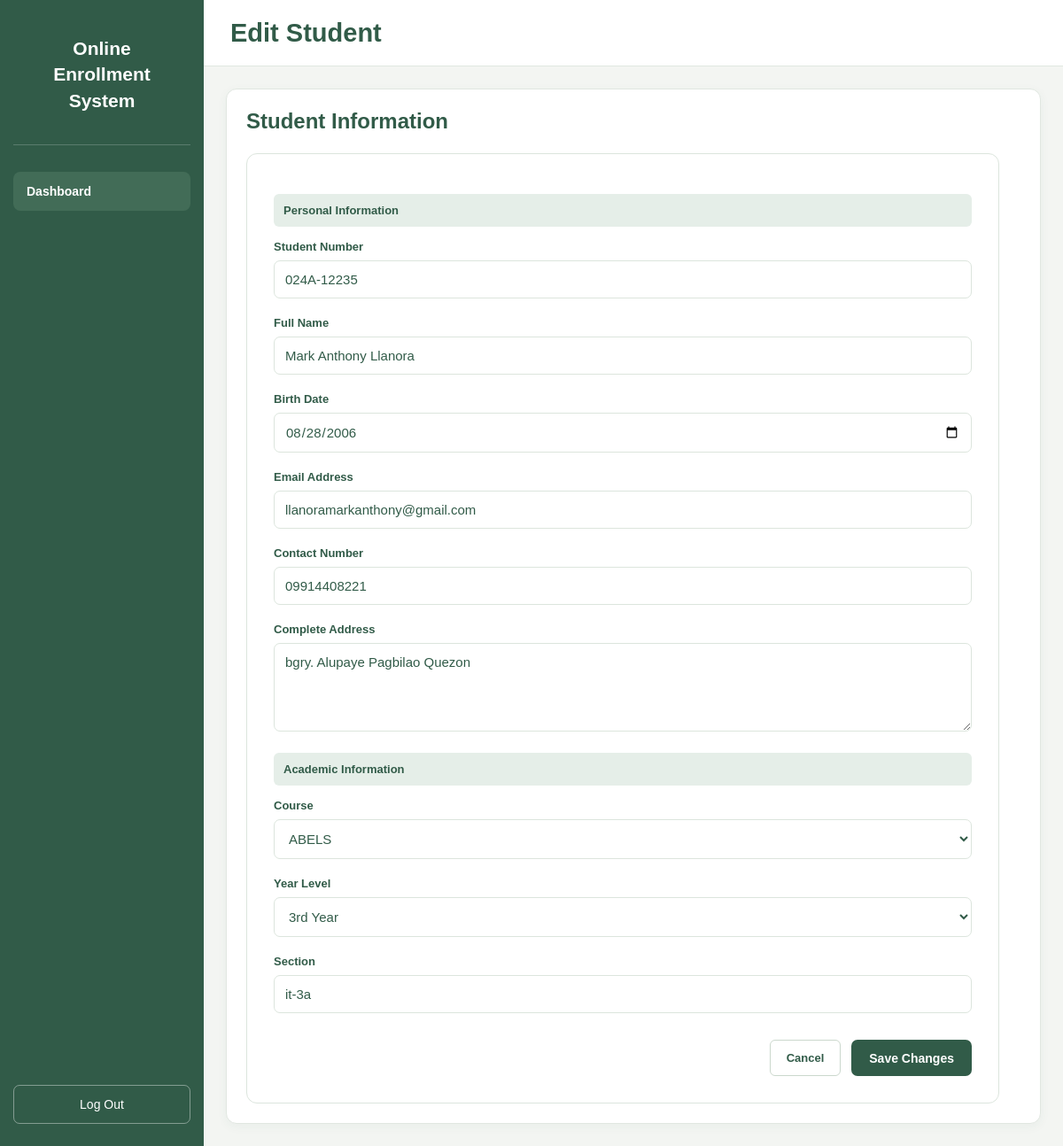
The app's page /student/1/edit/ (signed in) with its own data.
### online_enrollment/models.py (models this page shows, shortened)
class Student(models.Model):
    YEAR_CHOICES = [
        ("1st Year", "1st Year"),
        ("2nd Year", "2nd Year"),
        ("3rd Year", "3rd Year"),
        ("4th Year", "4th Year"),
    ]
    student_number = models.CharField(
        max_length=30,
        unique=True
    )
    full_name = models.CharField(max_length=150)
    course = models.CharField(max_length=150)
    year_level = models.CharField(
        max_length=20,
        choices=YEAR_CHOICES
    )
    section = models.CharField(max_length=50)
    email = models.EmailField(blank=True)
    contact_number = models.CharField(
        max_length=20,
        blank=True
    )
    birth_date = models.DateField(
        null=True,
        blank=True
    )
    address = models.TextField(blank=True)
    father_name = models.CharField(
        max_length=150,
        blank=True
    )
    father_occupation = models.CharField(
        max_length=150,
        blank=True
    )
    father_contact = models.CharField(
        max_length=20,
        blank=True
    )
    mother_name = models.CharField(
        max_length=150,
        blank=True
    )
    mother_occupation = models.CharField(
        max_length=150,
        blank=True
    )
    mother_contact = models.CharField(
        max_length=20,
        blank=True
    )
    date_added = models.DateTimeField(auto_now_add=True)

### online_enrollment/views.py (the view)
@login_required(login_url="login")
def edit_student(request, student_id):
    if not request.user.is_staff:
        return redirect("login")
    student = get_object_or_404(
        Student,
        id=student_id
    )
    if request.method == "POST":
        form = StudentForm(
            request.POST,
            instance=student
        )
        if form.is_valid():
            form.save()
            messages.success(
                request,
                "Student information updated successfully!"
            )
            return redirect(
                "student_detail",
                student_id=student.id
            )
    else:
        form = StudentForm(instance=student)
    return render(
        request,
        "student_edit.html",
        {
            "form": form,
            "student": student,
        }
    )

### templates/student_edit.html (shortened to what this page needs)
{% load static %}
<!DOCTYPE html>
<html lang="en">
<head>
    <link rel="stylesheet" href="{% static 'css/dashboard.css' %}">
</head>
<body>
<div class="dashboard-layout">
    <aside class="sidebar">
        <div class="brand">
            <h2>Online<br>Enrollment<br>System</h2>
        </div>
        <nav class="navigation">
            <a href="{% url 'dashboard' %}" class="nav-item">
                Dashboard
            </a>
        </nav>
        <form method="POST" action="{% url 'logout' %}" class="sidebar-logout">
            <button type="submit">Log Out</button>
        </form>
    </aside>
    <main class="main-content">
        <header class="top-header">
            <h1>Edit Student</h1>
        </header>
        <section class="students-section">
            <div class="section-header">
                <h2>Student Information</h2>
            </div>
            <form method="POST"
                  action="{% url 'edit_student' student.id %}"
                  class="edit-student-form">
                <div class="form-section-title">
                    Personal Information
                </div>
                <div class="form-group">
                    <label>Student Number</label>
                    {{ form.student_number }}
                </div>
                <div class="form-group">
                    <label>Full Name</label>
                    {{ form.full_name }}
                </div>
                <div class="form-group">
                    <label>Birth Date</label>
                    {{ form.birth_date }}
                </div>
                <div class="form-group">
                    <label>Email Address</label>
                    {{ form.email }}
                </div>
                <div class="form-group">
                    <label>Contact Number</label>
                    {{ form.contact_number }}
                </div>
                <div class="form-group">
                    <label>Complete Address</label>
                    {{ form.address }}
                </div>
                <div class="form-section-title">
                    Academic Information
                </div>
                <div class="form-group">
                    <label>Course</label>
                    {{ form.course }}
                </div>
                <div class="form-group">
                    <label>Year Level</label>
                    {{ form.year_level }}
                </div>
                <div class="form-group">
                    <label>Section</label>
                    {{ form.section }}
                </div>
                <div class="modal-actions">
                    <a href="{% url 'student_detail' student.id %}"
                       class="cancel-button">
                        Cancel
                    </a>
                    <button type="submit" class="save-button">
                        Save Changes
                    </button>
                </div>
            </form>
        </section>
    </main>
</div>
</body>
</html>

### static/css/dashboard.css (style rules this page uses)
* { margin: 0; padding: 0; box-sizing: border-box; }
body { font-family: Arial, Helvetica, sans-serif; background: #f3f5f2; color: #26372c; min-height: 100vh; }
button, input, select, textarea { font-family: inherit; }
.dashboard-layout { display: flex; min-height: 100vh; }
.main-content { flex: 1; min-width: 0; background: #f3f5f2; }
.sidebar { width: 230px; min-height: 100vh; background: #315b48; color: white; display: flex; flex-direction: column; padding: 25px 15px; flex-shrink: 0; }
.brand { text-align: center; padding: 15px 5px 35px; border-bottom: 1px solid rgba(255,255,255,.2); }
.brand h2 { font-size: 21px; line-height: 1.4; color: white; font-weight: bold; }
.navigation { margin-top: 30px; }
.nav-item { display: block; padding: 14px 15px; color: white; background: #426c57; text-decoration: none; border-radius: 8px; font-size: 14px; font-weight: bold; transition: .2s; }
.sidebar-logout { margin-top: auto; }
.sidebar-logout button { width: 100%; padding: 13px; background: transparent; color: white; border: 1px solid rgba(255,255,255,.4); border-radius: 7px; cursor: pointer; font-size: 14px; }
.top-header { min-height: 75px; padding: 15px 30px; display: flex; justify-content: space-between; align-items: center; gap: 15px; background: white; border-bottom: 1px solid #e0e7e1; }
.top-header h1 { color: #315b48; font-size: 29px; font-weight: bold; }
.students-section { margin: 25px; padding: 22px; background: white; border: 1px solid #e1e7e1; border-radius: 12px; box-shadow: 0 3px 12px rgba(49,91,72,.05); }
.section-header { display: flex; justify-content: space-between; align-items: center; gap: 12px; margin-bottom: 22px; }
.section-header h2 { color: #315b48; font-size: 24px; }
.add-button, .save-button { padding: 12px 20px; border: none; border-radius: 7px; background: #315b48; color: white; font-size: 14px; font-weight: bold; cursor: pointer; transition: .2s; }
.form-section-title { padding: 11px; margin: 15px 0; border-radius: 6px; background: #e5eee8; color: #315b48; font-size: 13px; font-weight: bold; }
.form-group { margin-bottom: 15px; }
.form-group label { display: block; margin-bottom: 7px; color: #315b48; font-size: 13px; font-weight: bold; }
.form-group input, .form-group select, .form-group textarea { width: 100%; min-height: 43px; padding: 10px 12px; border: 1px solid #d0dbd2; border-radius: 6px; font-size: 13px; color: #315b48; background: white; outline: none; }
.form-group textarea { min-height: 75px; resize: vertical; }
.modal-actions { display: flex; justify-content: flex-end; gap: 10px; margin-top: 22px; }
.cancel-button { display: inline-block; padding: 12px 18px; background: white; border: 1px solid #cbd8cd; color: #315b48; border-radius: 6px; font-size: 13px; font-weight: bold; cursor: pointer; text-decoration: none; }
.edit-student-form { background: white; padding: 30px; border: 1px solid #dce5dd; border-radius: 12px; max-width: 850px; }
.edit-student-form .form-group { margin-bottom: 20px; }
.edit-student-form label { display: block; margin-bottom: 8px; color: #315b48; font-weight: 600; }
.edit-student-form input, .edit-student-form select, .edit-student-form textarea { width: 100%; box-sizing: border-box; padding: 12px; border: 1px solid #dce5dd; border-radius: 7px; font-size: 15px; }
.edit-student-form textarea { min-height: 100px; resize: vertical; }
.edit-student-form .modal-actions { display: flex; justify-content: flex-end; gap: 12px; margin-top: 30px; }
.edit-student-form .cancel-button { display: inline-flex; align-items: center; justify-content: center; text-decoration: none; }

### records on screen
Student: student_number "024A-12235", full_name "Mark Anthony Llanora", birth_date "08/28/2006", email "llanoramarkanthony@gmail.com", contact_number "09914408221", address "bgry. Alupaye Pagbilao Quezon", course "ABELS", year_level "3rd Year", section "it-3a"
